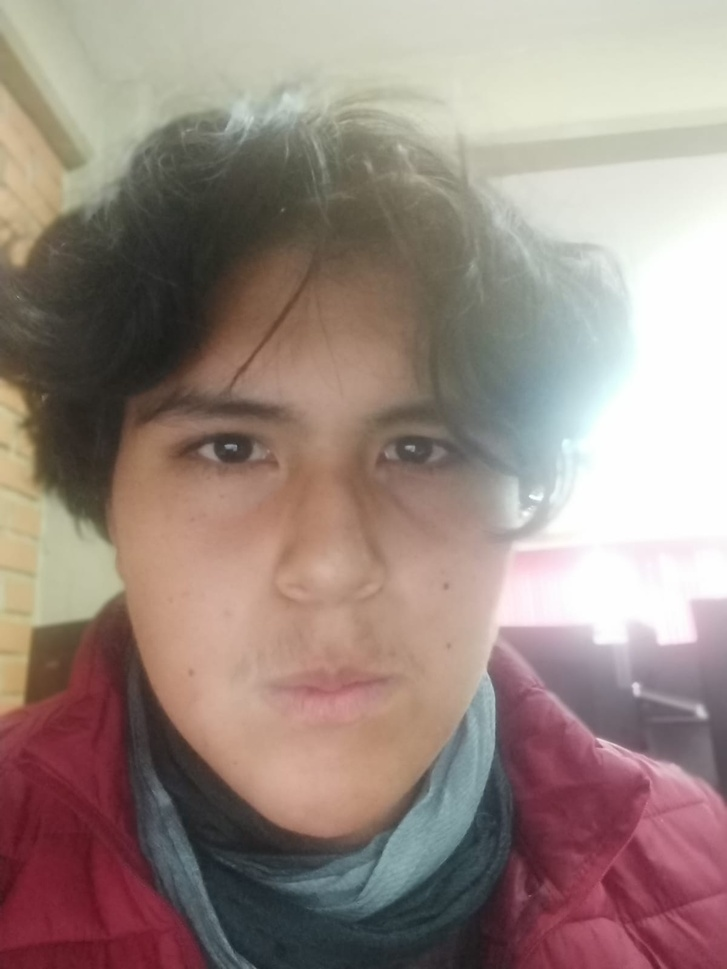
#> input picture photos/photo3.jpg, 727 x 969 px, shrunk from 1200 x 1599 before the run
$ jupyter execute practicaAula.ipynb
#> lines starting #> are read from the running program, lines starting #| are printed output that depends on the picture
#> further down, img3 is the input picture: shape (969, 727, 3); mean B, G, R 128.6, 136.2, 154
[cell 1]
import cv2
import matplotlib.pyplot as plt
import numpy as np


def convertirRGB(img, output_path="imagen_rgb.jpg"):
#> called with output_path = 'imagen_rgb.jpg'
    img_rgb = cv2.cvtColor(img, cv2.COLOR_BGR2RGB)
    cv2.imwrite(output_path, img_rgb)
    plt.subplot(141)
    plt.title('BGR A RGB')
    plt.imshow(img_rgb)
    plt.show()

def escalaGrises(img, output_path="imagen_gris.jpg"):
#> called with output_path = 'imagen_gris.jpg'
    img_gray = cv2.cvtColor(img, cv2.COLOR_BGR2GRAY)
    cv2.imwrite(output_path, img_gray)
    plt.subplot(141)
    plt.title('Escala de grises')
    plt.imshow(img_gray, cmap="gray")
    plt.show()


def chGrayEscale(img):
    plt.subplot(141)
    plt.title('imagen Original')
    plt.imshow(cv2.cvtColor(img,cv2.COLOR_BGR2RGB))

    plt.subplot(142)
    plt.imshow(img[:,:,0],cmap='gray')
    plt.title('canal rojo')

    plt.subplot(143)
    plt.imshow(img[:,:,1],cmap='gray')
    plt.title('canal verde')

    plt.subplot(144)
    plt.imshow(img[:,:,2],cmap='gray')
    plt.title('canal canal azul')
    plt.show()

def ColorRGB(img):
    plt.rcParams['figure.figsize']=[10,5]
    img_rgb=cv2.cvtColor(img,cv2.COLOR_BGR2RGB)

    r=img[:,:,2]
    g=img[:,:,1]
    b=img[:,:,0]

    r_imgen=np.zeros_like(img_rgb)
    r_imgen[:,:,0]=r

    g_imgen=np.zeros_like(img_rgb)
    g_imgen[:,:,1]=g

    b_imgen=np.zeros_like(img_rgb)
    b_imgen[:,:,2]=b

    plt.subplot(141)
    plt.title('Original')
    plt.imshow(img_rgb)
    plt.axis('off')

    plt.subplot(142)
    plt.title('Canal Rojo')
    plt.imshow(r_imgen)
    plt.axis('off')

    plt.subplot(143)
    plt.title('Canal Verde')
    plt.imshow(g_imgen)
    plt.axis('off')

    plt.subplot(144)
    plt.title('Canal Azul')
    plt.imshow(b_imgen)
    plt.axis('off')

    plt.show()
def FkColor(img):
    plt.rcParams['figure.figsize']=[10,5]
    b,g,r=cv2.split(img)
    plt.subplot(141)
    plt.title('Original')
    plt.imshow(cv2.cvtColor(img,cv2.COLOR_BGR2RGB))
    plt.axis('off')
    plt.subplot(142)
    plt.title('Canal Rojo')
    plt.imshow(cv2.cvtColor(img,cv2.COLOR_BGR2RGB))
    plt.imshow(r,cmap='Reds')
    plt.axis('off')
    plt.subplot(143)
    plt.title('Canal Verde')
    plt.imshow(cv2.cvtColor(img,cv2.COLOR_BGR2RGB))
    plt.imshow(g,cmap='Greens')
    plt.axis('off')
    plt.subplot(144)
    plt.title('Canal Azul')
    plt.imshow(cv2.cvtColor(img,cv2.COLOR_BGR2RGB))
    plt.imshow(b,cmap='Blues')
    plt.axis('off')

    plt.show()
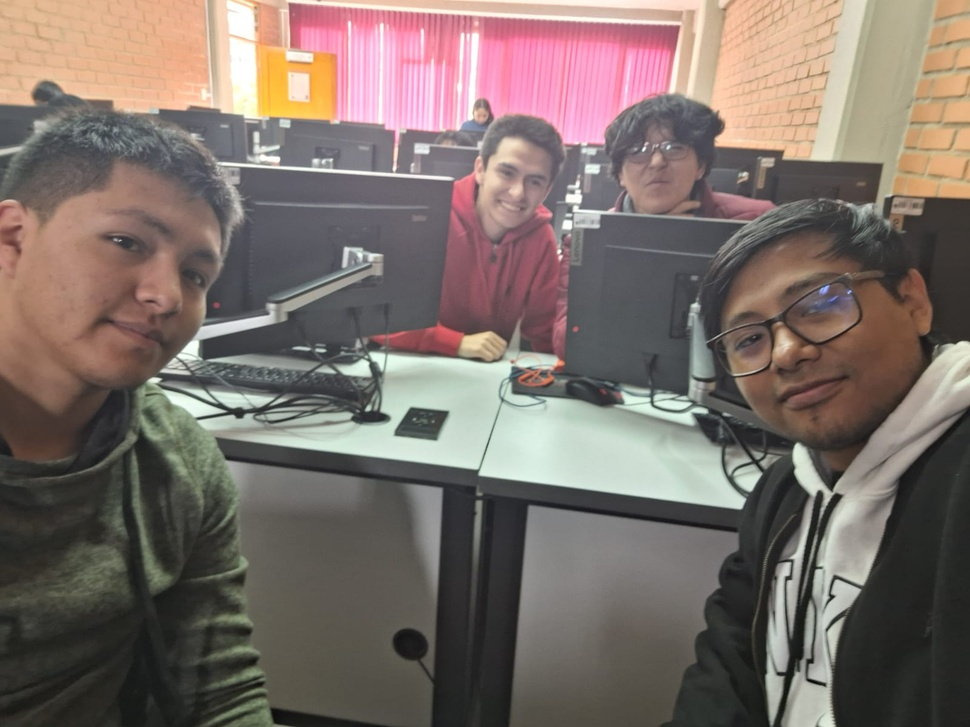
#> input picture photos/photo1.jpg, 970 x 727 px, shrunk from 1600 x 1200 before the run
#> further down, img2 is the input picture: shape (727, 970, 3); mean B, G, R 105.1, 111.3, 124.2

img3 = cv2.imread('photos/photo3.jpg')
convertirRGB(img3)
escalaGrises(img3)
chGrayEscale(img3)
ColorRGB(img3)
FkColor(img3)

[cell 2]
import cv2
import matplotlib.pyplot as plt
import numpy as np


def convertirRGB(img, output_path="imagen_rgb.jpg"):
#> called with output_path = 'imagen_rgb.jpg'
    img_rgb = cv2.cvtColor(img, cv2.COLOR_BGR2RGB)
#> img_rgb: shape (727, 970, 3)
    cv2.imwrite(output_path, img_rgb)
    plt.subplot(141)
    plt.title('BGR A RGB')
    plt.imshow(img_rgb)
    plt.show()

def escalaGrises(img, output_path="imagen_gris.jpg"):
#> called with output_path = 'imagen_gris.jpg'
    img_gray = cv2.cvtColor(img, cv2.COLOR_BGR2GRAY)
#> img_gray: shape (727, 970)
    cv2.imwrite(output_path, img_gray)
    plt.subplot(141)
    plt.title('Escala de grises')
    plt.imshow(img_gray, cmap="gray")
    plt.show()


def chGrayEscale(img):
    plt.subplot(141)
    plt.title('imagen Original')
    plt.imshow(cv2.cvtColor(img,cv2.COLOR_BGR2RGB))

    plt.subplot(142)
    plt.imshow(img[:,:,0],cmap='gray')
    plt.title('canal rojo')

    plt.subplot(143)
    plt.imshow(img[:,:,1],cmap='gray')
    plt.title('canal verde')

    plt.subplot(144)
    plt.imshow(img[:,:,2],cmap='gray')
    plt.title('canal canal azul')
    plt.show()

def ColorRGB(img):
    plt.rcParams['figure.figsize']=[10,5]
    img_rgb=cv2.cvtColor(img,cv2.COLOR_BGR2RGB)

    r=img[:,:,2]
#> r: shape (727, 970)
    g=img[:,:,1]
#> g: shape (727, 970)
    b=img[:,:,0]
#> b: shape (727, 970)

    r_imgen=np.zeros_like(img_rgb)
    r_imgen[:,:,0]=r
#> r_imgen: shape (727, 970, 3)

    g_imgen=np.zeros_like(img_rgb)
    g_imgen[:,:,1]=g
#> g_imgen: shape (727, 970, 3)

    b_imgen=np.zeros_like(img_rgb)
    b_imgen[:,:,2]=b
#> b_imgen: shape (727, 970, 3)

    plt.subplot(141)
    plt.title('Original')
    plt.imshow(img_rgb)
    plt.axis('off')

    plt.subplot(142)
    plt.title('Canal Rojo')
    plt.imshow(r_imgen)
    plt.axis('off')

    plt.subplot(143)
    plt.title('Canal Verde')
    plt.imshow(g_imgen)
    plt.axis('off')

    plt.subplot(144)
    plt.title('Canal Azul')
    plt.imshow(b_imgen)
    plt.axis('off')

    plt.show()
def FkColor(img):
    plt.rcParams['figure.figsize']=[10,5]
    b,g,r=cv2.split(img)
    plt.subplot(141)
    plt.title('Original')
    plt.imshow(cv2.cvtColor(img,cv2.COLOR_BGR2RGB))
    plt.axis('off')
    plt.subplot(142)
    plt.title('Canal Rojo')
    plt.imshow(cv2.cvtColor(img,cv2.COLOR_BGR2RGB))
    plt.imshow(r,cmap='Reds')
    plt.axis('off')
    plt.subplot(143)
    plt.title('Canal Verde')
    plt.imshow(cv2.cvtColor(img,cv2.COLOR_BGR2RGB))
    plt.imshow(g,cmap='Greens')
    plt.axis('off')
    plt.subplot(144)
    plt.title('Canal Azul')
    plt.imshow(cv2.cvtColor(img,cv2.COLOR_BGR2RGB))
    plt.imshow(b,cmap='Blues')
    plt.axis('off')

    plt.show()
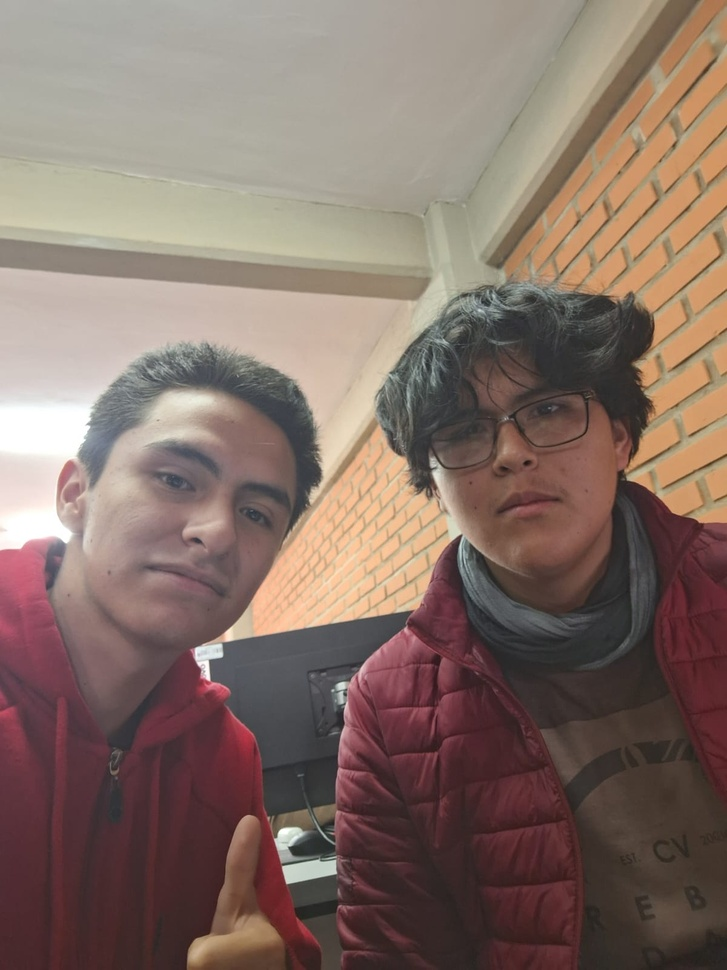
#> input picture photos/photo2.jpg, 727 x 970 px, shrunk from 1200 x 1600 before the run
#> further down, img2 is the input picture: shape (970, 727, 3); mean B, G, R 103.3, 112.4, 132.8

img2 = cv2.imread('photos/photo1.jpg')
convertirRGB(img2)
escalaGrises(img2)
chGrayEscale(img2)
ColorRGB(img2)
FkColor(img2)

[cell 3]
import cv2
import matplotlib.pyplot as plt
import numpy as np
def convertirRGB(img, output_path="imagen_rgb.jpg"):
#> called with output_path = 'imagen_rgb.jpg'
    img_rgb = cv2.cvtColor(img, cv2.COLOR_BGR2RGB)
#> img_rgb: shape (970, 727, 3)
    cv2.imwrite(output_path, img_rgb)
    plt.subplot(141)
    plt.title('BGR A RGB')
    plt.imshow(img_rgb)
    plt.show()

def escalaGrises(img, output_path="imagen_gris.jpg"):
#> called with output_path = 'imagen_gris.jpg'
    img_gray = cv2.cvtColor(img, cv2.COLOR_BGR2GRAY)
#> img_gray: shape (970, 727)
    cv2.imwrite(output_path, img_gray)
    plt.subplot(141)
    plt.title('Escala de grises')
    plt.imshow(img_gray, cmap="gray")
    plt.show()


def chGrayEscale(img):
    plt.subplot(141)
    plt.title('imagen Original')
    plt.imshow(cv2.cvtColor(img,cv2.COLOR_BGR2RGB))

    plt.subplot(142)
    plt.imshow(img[:,:,0],cmap='gray')
    plt.title('canal rojo')

    plt.subplot(143)
    plt.imshow(img[:,:,1],cmap='gray')
    plt.title('canal verde')

    plt.subplot(144)
    plt.imshow(img[:,:,2],cmap='gray')
    plt.title('canal canal azul')
    plt.show()

def ColorRGB(img):
    plt.rcParams['figure.figsize']=[10,5]
    img_rgb=cv2.cvtColor(img,cv2.COLOR_BGR2RGB)

    r=img[:,:,2]
#> r: shape (970, 727)
    g=img[:,:,1]
#> g: shape (970, 727)
    b=img[:,:,0]
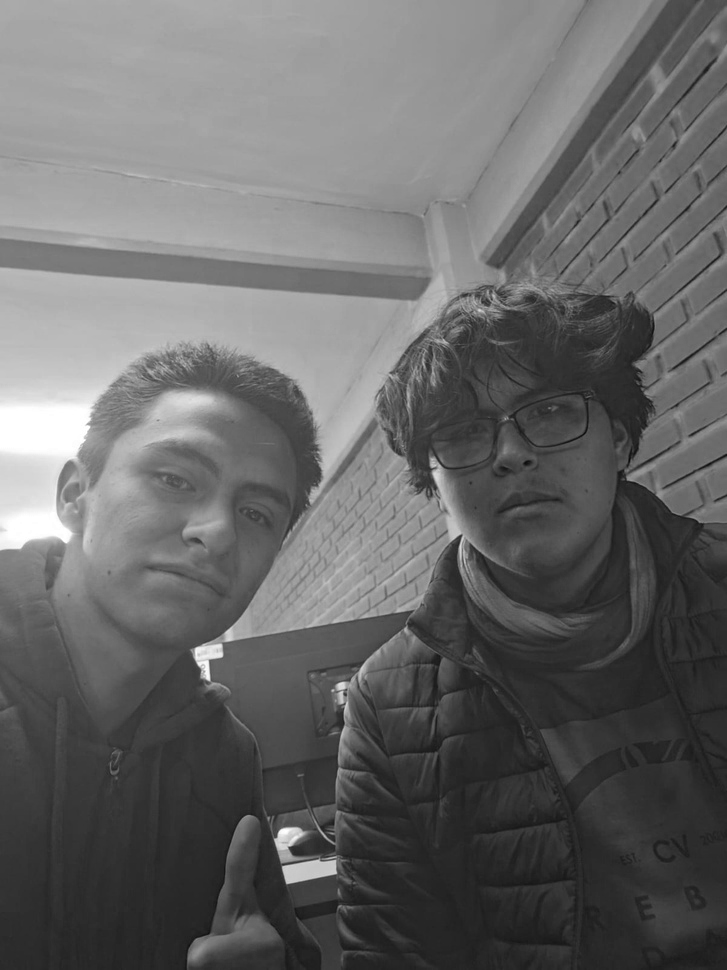
#> b: shape (970, 727); min 9, max 255, mean 103.3

    r_imgen=np.zeros_like(img_rgb)
    r_imgen[:,:,0]=r
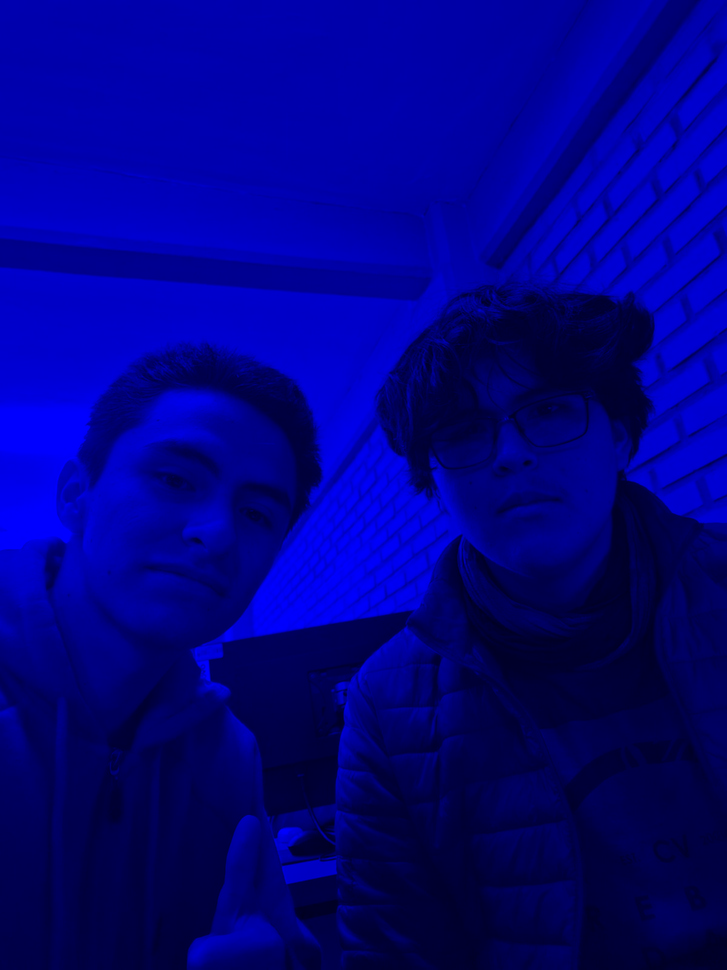
#> r_imgen: shape (970, 727, 3); mean of channels 0, 1, 2 132.8, 0, 0; drawn as B, G, R

    g_imgen=np.zeros_like(img_rgb)
    g_imgen[:,:,1]=g
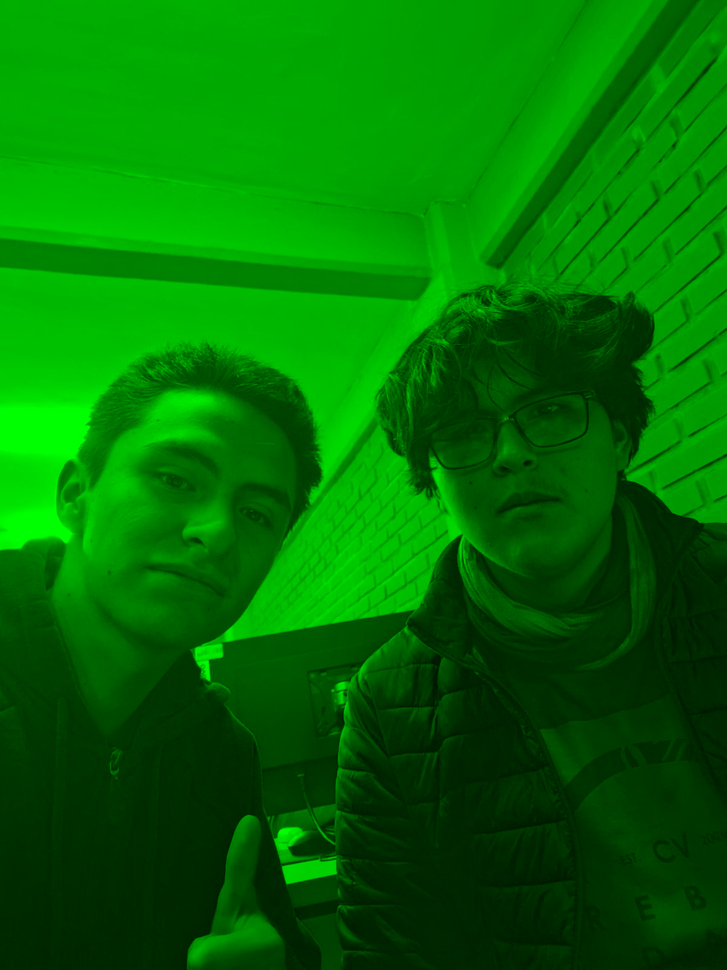
#> g_imgen: shape (970, 727, 3); mean of channels 0, 1, 2 0, 112.4, 0; drawn as B, G, R

    b_imgen=np.zeros_like(img_rgb)
    b_imgen[:,:,2]=b
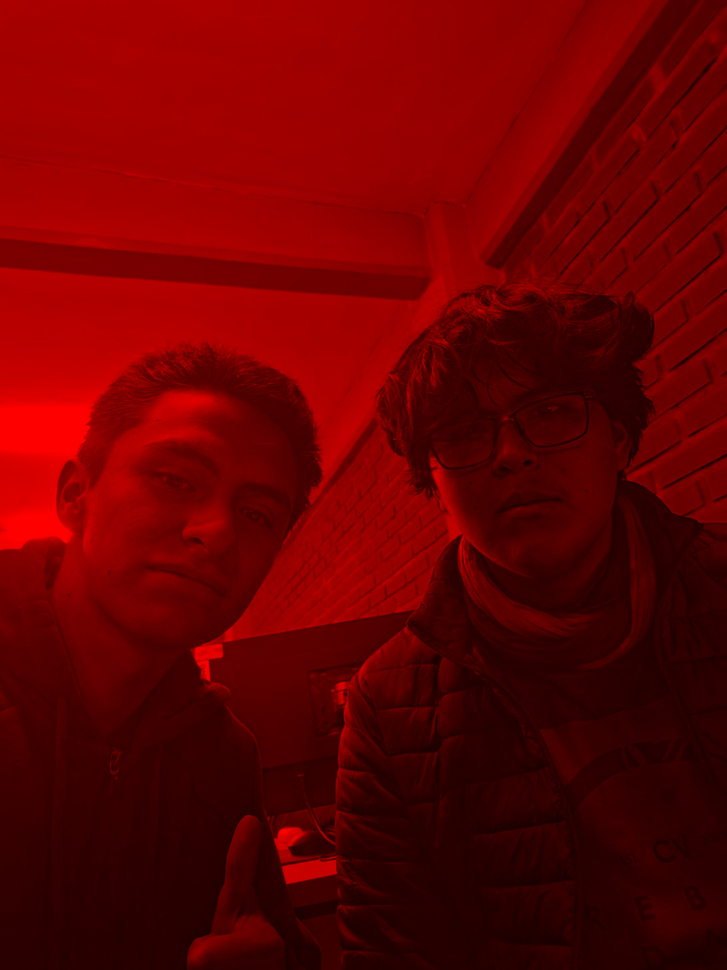
#> b_imgen: shape (970, 727, 3); mean of channels 0, 1, 2 0, 0, 103.3; drawn as B, G, R

    plt.subplot(141)
    plt.title('Original')
    plt.imshow(img_rgb)
    plt.axis('off')

    plt.subplot(142)
    plt.title('Canal Rojo')
    plt.imshow(r_imgen)
    plt.axis('off')

    plt.subplot(143)
    plt.title('Canal Verde')
    plt.imshow(g_imgen)
    plt.axis('off')

    plt.subplot(144)
    plt.title('Canal Azul')
    plt.imshow(b_imgen)
    plt.axis('off')

    plt.show()
def FkColor(img):
    plt.rcParams['figure.figsize']=[10,5]
    b,g,r=cv2.split(img)
    plt.subplot(141)
    plt.title('Original')
    plt.imshow(cv2.cvtColor(img,cv2.COLOR_BGR2RGB))
    plt.axis('off')
    plt.subplot(142)
    plt.title('Canal Rojo')
    plt.imshow(cv2.cvtColor(img,cv2.COLOR_BGR2RGB))
    plt.imshow(r,cmap='Reds')
    plt.axis('off')
    plt.subplot(143)
    plt.title('Canal Verde')
    plt.imshow(cv2.cvtColor(img,cv2.COLOR_BGR2RGB))
    plt.imshow(g,cmap='Greens')
    plt.axis('off')
    plt.subplot(144)
    plt.title('Canal Azul')
    plt.imshow(cv2.cvtColor(img,cv2.COLOR_BGR2RGB))
    plt.imshow(b,cmap='Blues')
    plt.axis('off')

    plt.show()

img2 = cv2.imread('photos/photo2.jpg')
convertirRGB(img2)
escalaGrises(img2)
chGrayEscale(img2)
ColorRGB(img2)
FkColor(img2)
